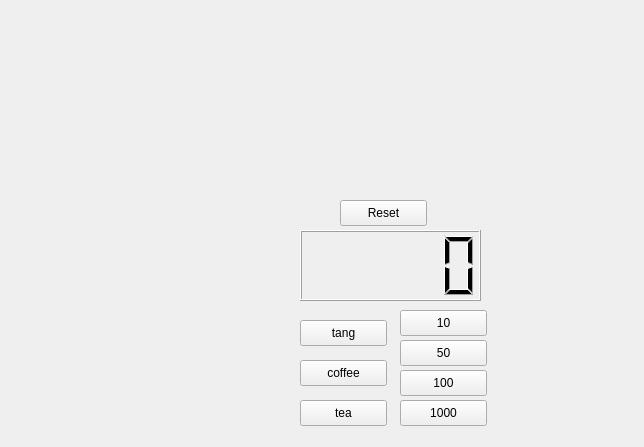
<?xml version="1.0" encoding="UTF-8"?>
<ui version="4.0">
 <class>Widget</class>
 <widget class="QWidget" name="Widget">
  <property name="geometry">
   <rect>
    <x>0</x>
    <y>0</y>
    <width>644</width>
    <height>447</height>
   </rect>
  </property>
  <property name="windowTitle">
   <string>Widget</string>
  </property>
  <widget class="QLCDNumber" name="lcdnumber">
   <property name="geometry">
    <rect>
     <x>300</x>
     <y>230</y>
     <width>181</width>
     <height>71</height>
    </rect>
   </property>
  </widget>
  <widget class="QPushButton" name="pccoin10">
   <property name="geometry">
    <rect>
     <x>400</x>
     <y>310</y>
     <width>87</width>
     <height>26</height>
    </rect>
   </property>
   <property name="text">
    <string>10</string>
   </property>
  </widget>
  <widget class="QPushButton" name="pcCoin50">
   <property name="geometry">
    <rect>
     <x>400</x>
     <y>340</y>
     <width>87</width>
     <height>26</height>
    </rect>
   </property>
   <property name="text">
    <string>50</string>
   </property>
  </widget>
  <widget class="QPushButton" name="pcCoin100">
   <property name="geometry">
    <rect>
     <x>400</x>
     <y>370</y>
     <width>87</width>
     <height>26</height>
    </rect>
   </property>
   <property name="text">
    <string>100</string>
   </property>
  </widget>
  <widget class="QPushButton" name="pccoin1000">
   <property name="geometry">
    <rect>
     <x>400</x>
     <y>400</y>
     <width>87</width>
     <height>26</height>
    </rect>
   </property>
   <property name="text">
    <string>1000</string>
   </property>
  </widget>
  <widget class="QPushButton" name="pbcoffee">
   <property name="geometry">
    <rect>
     <x>300</x>
     <y>360</y>
     <width>87</width>
     <height>26</height>
    </rect>
   </property>
   <property name="text">
    <string>coffee</string>
   </property>
  </widget>
  <widget class="QPushButton" name="pbtea">
   <property name="geometry">
    <rect>
     <x>300</x>
     <y>400</y>
     <width>87</width>
     <height>26</height>
    </rect>
   </property>
   <property name="text">
    <string>tea</string>
   </property>
  </widget>
  <widget class="QPushButton" name="pbtang">
   <property name="geometry">
    <rect>
     <x>300</x>
     <y>320</y>
     <width>87</width>
     <height>26</height>
    </rect>
   </property>
   <property name="text">
    <string>tang</string>
   </property>
  </widget>
  <widget class="QPushButton" name="pbReset">
   <property name="geometry">
    <rect>
     <x>340</x>
     <y>200</y>
     <width>87</width>
     <height>26</height>
    </rect>
   </property>
   <property name="text">
    <string>Reset</string>
   </property>
  </widget>
 </widget>
 <resources/>
 <connections/>
</ui>
